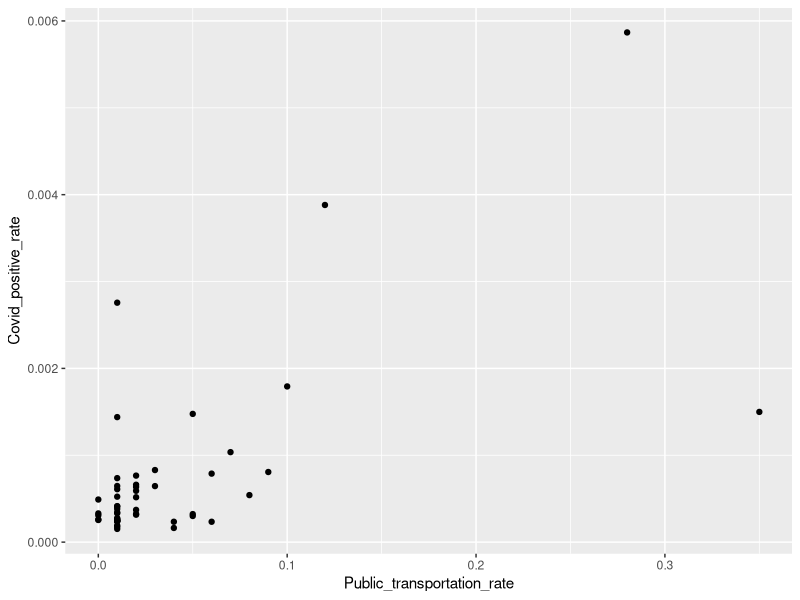
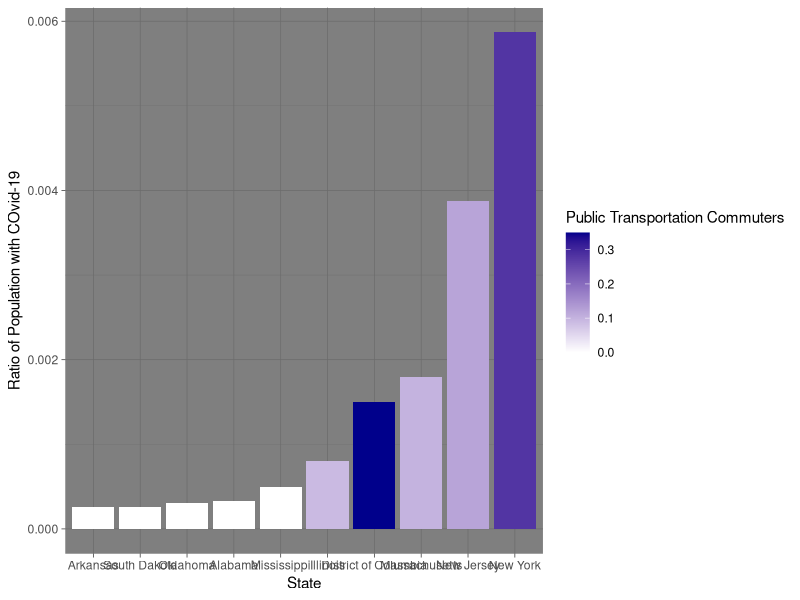

The R source for these figures, in order:
library(dplyr)
library(ggplot2)
library(tidyr)
library(readxl)
library(maps)
commuter_data <- read.csv('../data/prepped/covid-19-commuter-data-prepped.csv', stringsAsFactors = F)

# create rate data
commuter_data <- commuter_data %>% 
  mutate(Covid_positive_rate  = Covid_Positive_4_4 / Total_Population_2010,
         Covid_death_rate = Covid_positive_rate / Total_Population_2010,
         Covid_Mortality_rate = Covid_Death_4_4 / Covid_Positive_4_4)

# sort by top public transportation rates
commuter_top_public_transit <- commuter_data %>% 
  top_n(5, Public_transportation_rate) %>% 
  select(Region, Covid_positive_rate, Public_transportation_rate) %>% 
  mutate(Top_value = T)

# sort by bottom public transportation rates
commuter_bot_public_transit <- commuter_data %>% 
  top_n(-5, Public_transportation_rate) %>% 
  select(Region, Covid_positive_rate, Public_transportation_rate)%>% 
  mutate(Top_value = F) 
# combine information with boolean to color-sort by top and bottom
commuter_top_and_bot <- full_join(commuter_bot_public_transit, commuter_top_public_transit) 
commuter_top_and_bot <- arrange(commuter_top_and_bot, Covid_positive_rate)

public_transportation_Viz <- ggplot(commuter_top_and_bot, aes(x = reorder(Region, Covid_positive_rate * 100), 
                                                              y = Covid_positive_rate, 
                                                              fill = Public_transportation_rate)) +
                                  geom_col() + scale_fill_gradient(low="white", high="darkblue") + 
                              labs(
                                   x = "State",
                                   y = "Ratio of Population with COvid-19",
                                   fill = "Public Transportation Commuters") + theme_dark()


public_transportation_scatter <- ggplot(commuter_data, 
                                        aes(x = Public_transportation_rate, y = Covid_positive_rate)) + 
  geom_point()

View(commuter_data)
